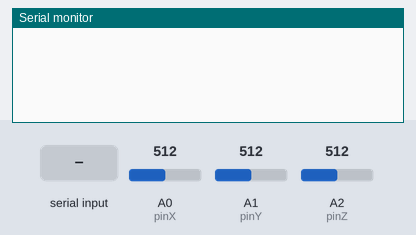
The sketch below on a simulated Arduino Uno, built with avr-gcc and run on an emulated ATmega328P. Shown: the last lines printed to the serial monitor. The test bench sets the inputs (shaded band); at power-on: A0 (pinX) = 512, A1 (pinY) = 512, A2 (pinZ) = 512.

Above: at 1.2 s.
1.3 s: "90,45\n" received over Serial
At 2.0 s:
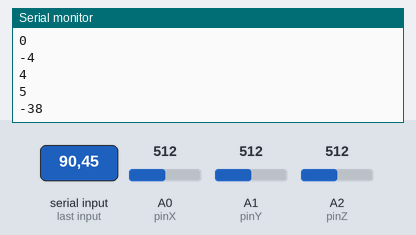
2.8 s: "1\n" received over Serial
At 3.5 s:
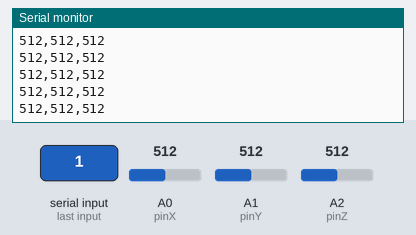
Timing chart, 0 to 5.8 s (numbered marks = the images above; inputs shaded):
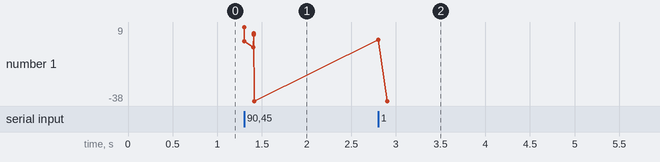

Measured:
- after the input at 1.3 s, the serial monitor: prints a new line at once (image 1)
- after the input at 2.8 s, the serial monitor: prints a new line at once (image 2)

The sketch:

gy_61.ino
```cpp
// пины подключения x,y,z

const int pinX=A0;

const int pinY=A1;

const int pinZ=A2;

// переменные для хранения значений

unsigned int x, y, z;

bool allow = false;


void setup() {

   // запуск последовательного порта

   Serial.begin(9600);

}


void loop() {

   if (allow){
    for (int i = 0; i < 1000; i++){
       // получение данных
       x = analogRead(pinX);
       y = analogRead(pinY);
       z = analogRead(pinZ);
       // вывод в последовательный порт
       Serial.print(x);Serial.print(",");Serial.print(y);Serial.print(",");Serial.println(z);
       // пауза
       delay(0);
    }
    Serial.println(0);
    allow = false;
  }
}

void serialEvent() {
  while (Serial.available()){
    int incom = Serial.read() - '0';
    //delay(10);
    Serial.println(incom);
    if (incom == 0){
      allow = false;
      delay(100);
    }
    if (incom == 1){
      allow = true;
      delay(100);
    }
  }
}
```
